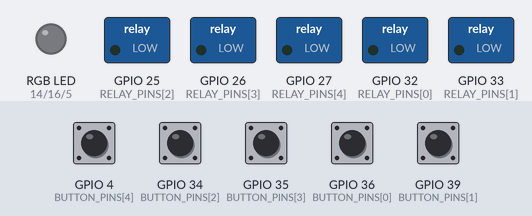
Bench run of a program on a simulated ESP32. On the bench: switched loads named in the program (green lamp = pin HIGH), an RGB LED mixed from three pins (HIGH = lit). Inputs (shaded band) come from the test bench; at power-on: GPIO 4 (BUTTON_PINS[4]), GPIO 34 (BUTTON_PINS[2]), GPIO 35 (BUTTON_PINS[3]), GPIO 36 (BUTTON_PINS[0]), GPIO 39 (BUTTON_PINS[1]) HIGH. WiFi joins after 1.5 s; servers stay silent unless stated; no MQTT or app messages arrive unless stated; what the program prints to the serial monitor is not drawn.

Above: at 2.7 s.
2.8 s: GPIO 4 (BUTTON_PINS[4]) pulled LOW for 0.15 s
At 3.2 s:
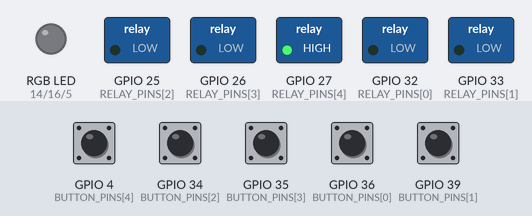
4.4 s: GPIO 34 (BUTTON_PINS[2]) pulled LOW for 0.15 s
At 5.6 s:
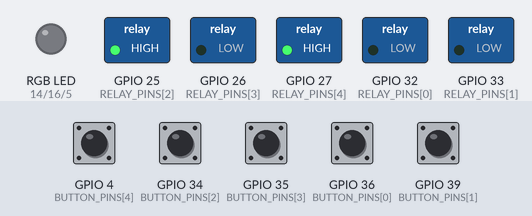
6.0 s: GPIO 35 (BUTTON_PINS[3]) pulled LOW for 0.15 s
At 6.8 s:
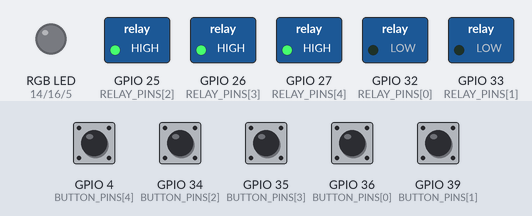
7.6 s: GPIO 36 (BUTTON_PINS[0]) pulled LOW for 0.15 s
At 8.0 s:
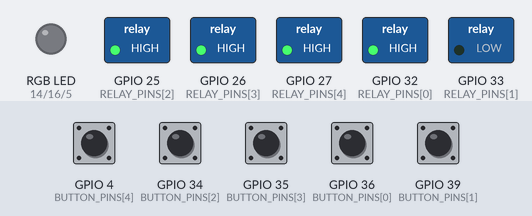
9.2 s: GPIO 39 (BUTTON_PINS[1]) pulled LOW for 0.15 s
At 10.4 s:
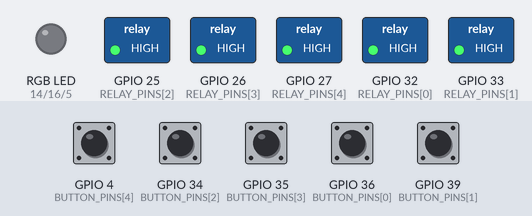
10.8 s: GPIO 4 (BUTTON_PINS[4]) pulled LOW for 1 s
At 11.7 s:
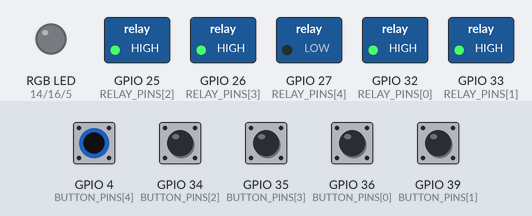
Timing chart, 0 to 13.8 s (numbered marks = the images above; inputs shaded):
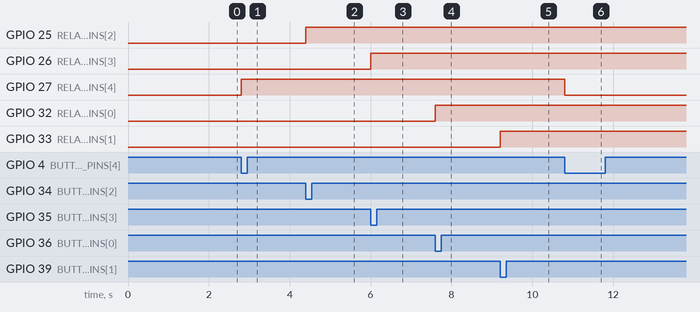

The program:

main.cpp
```cpp
#include <Arduino.h>
#include <ArduinoJson.h>
#include "wifi.hpp"
#include "mqtt.hpp"
#include "control.hpp"
#include "CONFIG.hpp"
#include "pins.hpp"


void setup() {
    Serial.begin(115200);
    connectWiFi();
    connectMQTT();

    for (int i = 0; i < 5; i++) {
        pinMode(RELAY_PINS[i], OUTPUT);
        pinMode(BUTTON_PINS[i], INPUT_PULLUP);
    }

    pinMode(14, OUTPUT); // Rojo
    pinMode(16, OUTPUT); // Verde
    pinMode(5, OUTPUT);  // Azul

    setupRGB(); // PWM configuración
}

void loop() {
    handleMQTT();
    handleButtons();
}
```

control.cpp
```cpp
#include <Arduino.h>
#include "control.hpp"
#include "mqtt.hpp"
#include "CONFIG.hpp"

const int RELAY_PINS[5] = {32, 33, 25, 26, 27};
const int BUTTON_PINS[5] = {36, 39, 34, 35, 4};

bool relayStates[5] = {false, false, false, false, false};
bool lastButtonStates[5] = {false, false, false, false, false};

void setRelayState(int index, bool state) {
    relayStates[index] = state;
    digitalWrite(RELAY_PINS[index], state ? HIGH : LOW);
    publishRelayState(index, state);
}

void setRGBColor(int red, int green, int blue) {
    ledcWrite(0, red);
    ledcWrite(1, green);
    ledcWrite(2, blue);
}

void setupRGB() {
    ledcSetup(0, 5000, 8);
    ledcAttachPin(14, 0); // Rojo
    ledcSetup(1, 5000, 8);
    ledcAttachPin(16, 1); // Verde
    ledcSetup(2, 5000, 8);
    ledcAttachPin(5, 2);  // Azul
}

void handleButtons() {
    for (int i = 0; i < 5; i++) {
        bool currentState = digitalRead(BUTTON_PINS[i]) == LOW;
        if (currentState && !lastButtonStates[i]) {
            bool newState = !relayStates[i];
            setRelayState(i, newState);
            publishButtonState(i + 1);
        }
        lastButtonStates[i] = currentState;
    }
}

void handleSerial() {
}
```

control.hpp
```cpp
#ifndef CONTROL_HPP
#define CONTROL_HPP

void setRelayState(int index, bool state);
void setRGBColor(int red, int green, int blue);
void setupRGB();
void handleButtons();
void handleSerial();

#endif
```

mqtt.cpp
```cpp
#include <Arduino.h>
#include <WiFiClient.h>
#include <PubSubClient.h>
#include "mqtt.hpp"
#include "CONFIG.hpp"
#include "control.hpp"
#include <ArduinoJson.h>


WiFiClient espClient;
PubSubClient mqttClient(espClient);

const char* mqtt_server = "192.168.100.28";
const int mqtt_port = 1883;

void callback(char* topic, byte* payload, unsigned int length) {
    String msg;
    for (unsigned int i = 0; i < length; i++) {
        msg += (char)payload[i];
    }
    Serial.printf("Mensaje recibido [%s]: %s\n", topic, msg.c_str());

    for (int i = 1; i <= 5; i++) {
        String relayTopic = String(DEVICE_ID) + "/relay/" + String(i);
        if (String(topic) == relayTopic) {
            // Decodificar mensaje JSON
            DynamicJsonDocument doc(1024);
            deserializeJson(doc, msg);

            const char* state = doc["state"];
            if (String(state) == "ON") {
                setRelayState(i - 1, true);
            } else if (String(state) == "OFF") {
                setRelayState(i - 1, false);
            }
        }
    }

    String rgbTopic = String(DEVICE_ID) + "/rgb";
    if (String(topic) == rgbTopic) {
        // Decodificar mensaje JSON
        DynamicJsonDocument doc(1024);
        deserializeJson(doc, msg);

        int r = doc["r"];
        int g = doc["g"];
        int b = doc["b"];

        setRGBColor(r, g, b);
        publishRGBState(r, g, b);
    }

}

void connectMQTT() {
    mqttClient.setServer(mqtt_server, mqtt_port);
    mqttClient.setCallback(callback);

    Serial.println("Conectando a EMQX...");
    if (mqttClient.connect(DEVICE_ID, MQTT_USER, MQTT_PASSWORD)) {
        Serial.println("Conectado a EMQX");
        mqttClient.subscribe((String(DEVICE_ID) + "/#").c_str());
    } else {
        Serial.print("Error MQTT: ");
        Serial.println(mqttClient.state());
    }
}

void handleMQTT() {
    if (!mqttClient.connected()) {
        connectMQTT();
    }
    mqttClient.loop();
}

void publishRelayState(int index, bool state) {
    String topic = String(DEVICE_ID) + "/relay/" + String(index + 1) + "/state";

    // Crear el mensaje en formato JSON
    String payload = "{\"state\": \"" + String(state ? "ON" : "OFF") + "\"}";

    mqttClient.publish(topic.c_str(), payload.c_str());
}

void publishButtonState(int buttonIndex) {
    String topic = String(DEVICE_ID) + "/button/" + String(buttonIndex);
    String payload = "pressed";
    mqttClient.publish(topic.c_str(), payload.c_str());
}

void publishRGBState(int r, int g, int b) {
    String topic = String(DEVICE_ID) + "/rgb/state";

    // Crear el mensaje en formato JSON
    String payload = "{\"r\": " + String(r) + ", \"g\": " + String(g) + ", \"b\": " + String(b) + "}";

    mqttClient.publish(topic.c_str(), payload.c_str());
}
```

mqtt.hpp
```cpp
#ifndef MQTT_HPP
#define MQTT_HPP

void connectMQTT();
void handleMQTT();
void publishRelayState(int index, bool state);
void publishButtonState(int buttonIndex);
void publishRGBState(int r, int g, int b);

#endif
```

wifi.cpp
```cpp
#include <WiFi.h>
#include "CONFIG.hpp"

void connectWiFi() {
    Serial.println("Conectando a WiFi...");
    WiFi.begin(WIFI_SSID, WIFI_PASSWORD);
    while (WiFi.status() != WL_CONNECTED) {
        delay(500);
        Serial.print(".");
    }
    Serial.println("");
    Serial.print("Conectado! IP: ");
    Serial.println(WiFi.localIP());
}
```

wifi.hpp
```cpp
#ifndef WIFI_HPP
#define WIFI_HPP

void connectWiFi();

#endif
```

CONFIG.hpp
```cpp
#ifndef CONFIG_HPP
#define CONFIG_HPP

#define WIFI_SSID "nombre de tu red"
#define WIFI_PASSWORD "clave de tu red"

#define DEVICE_ID "identificador_cualquier_palabra"
#define MQTT_USER "usuario_mqtt"
#define MQTT_PASSWORD "contraseña_usuario_mqtt"

#endif
```

pins.cpp
```cpp
#include "pins.hpp"

const int RELAY_PINS[5] = {32, 33, 25, 26, 27};
const int BUTTON_PINS[5] = {36, 39, 34, 35, 4};
```

pins.hpp
```cpp
#ifndef PINS_HPP
#define PINS_HPP

extern const int RELAY_PINS[5];
extern const int BUTTON_PINS[5];

#endif
```

Measured:
- after the input at 2.8 s, GPIO 27 (RELAY_PINS[4]): LOW → HIGH at once
- after the input at 4.4 s, GPIO 25 (RELAY_PINS[2]): LOW → HIGH at once
- after the input at 6.0 s, GPIO 26 (RELAY_PINS[3]): LOW → HIGH at once
- after the input at 7.6 s, GPIO 32 (RELAY_PINS[0]): LOW → HIGH at once
- after the input at 9.2 s, GPIO 33 (RELAY_PINS[1]): LOW → HIGH at once
- after the input at 10.8 s, GPIO 27 (RELAY_PINS[4]): HIGH → LOW at once
